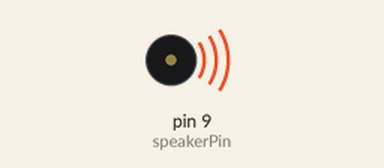
The sketch below on a simulated Arduino Uno, built with avr-gcc and run on an emulated ATmega328P. Shown: buzzer (waves = sounding).

Above: at 1.25 s.
At 4.2 s:
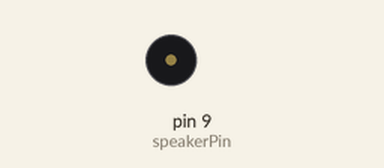
Timing chart, 0 to 5.3 s (numbered marks = the images above):
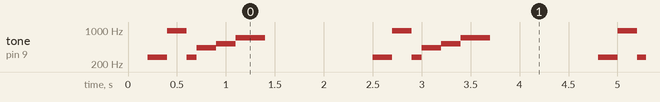

Measured:
- by itself, tone on pin 9 (speakerPin): repeats every 2.3 s: 956 Hz 0.20 s, 275 Hz 0.10 s, 432 Hz 0.20 s, 519 Hz 0.20 s, 700 Hz 0.30 s, silent 1.1 s, 275 Hz 0.20 s

The sketch:

basil.ino
```cpp
// CIRC06 - Music with Piezo

int speakerPin = 9;
int length = 15; // the number of notes
char notes[] = "ccggaagffeeddc "; // a space represents a rest
int beats[] = { 1, 1, 1, 1, 1, 1, 2, 1, 1, 1, 1, 1, 1, 2, 4 };
int tempo = 200;

void playNote(char note, int duration) {
  char names[] = { 'e', 'd', 'e', 'f', 'g', 'a', 'b', 'a' };
  int tones[] = { 915, 700, 519, 432, 275, 136, 014, 956 };
  // play the tone corresponding to the note name
  for (int i = 0; i < 8; i++) {
    if (names[i] == note) {
      tone(speakerPin, tones[i], duration);
    }
  }
}

void setup() {
  pinMode(speakerPin, OUTPUT);
}

void loop() {
  for (int i = 0; i < length; i++) {
    if (notes[i] == ' ') {
      delay(beats[i] * tempo); // rest
    } else {
      playNote(notes[i], beats[i] * tempo);
    }

    // pause between notes
    delay(tempo / 2);
  }
}
```
